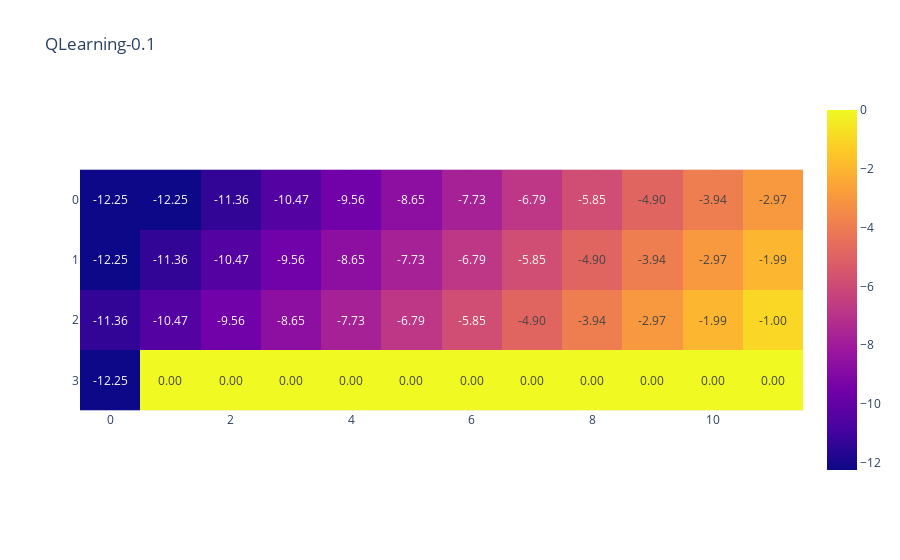
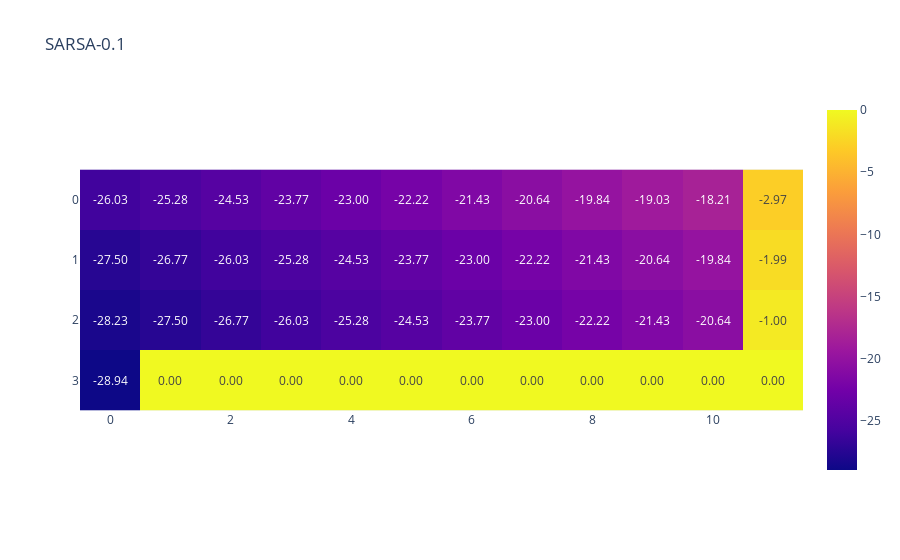

The notebook cell these images were saved under, in order:
### Code cell
if MAIN:
    env_norvig: DiscreteEnviroGym = gym.make("CliffWalking-v0")
    n_runs = 1000
    gamma = 0.99
    seed = 1
    config_norvig = AgentConfig(lr=1)
    configs_eps = [AgentConfig(epsilon=eps) for eps in [0, 0.01, 0.05, 0.1]]
    args_eps = [(env_norvig, cfg, gamma, seed) for cfg in configs_eps]
    agents_eps = [QLearning(*args) for args in args_eps]
    args_nor = (env_norvig, config_norvig, gamma, seed)
    agents_norvig = []
    # agents_norvig.append(Cheater(*args_nor))
    agents_norvig.append(QLearning(*args_nor))
    # agents_norvig.append(Random(*args_nor))
    agents_norvig.append(SARSA(*args_nor))
    # agents_norvig = agents_eps

    # bargs = [(env_norvig, conf, gamma, seed) for conf in [AgentConfig(epsilon=eps) for eps in [0.0, 0.1, 0.5, 20]]]
    # bgents_norvig = [QLearning(*args) for args in bargs]
    # agents_norvig.extend(bgents_norvig)
    
    
    returns_norvig = {}
    for agent in agents_norvig:
        new_name = f'{agent.name}-{agent.config.epsilon}'
        returns_norvig[new_name] = agent.train(n_runs)
if MAIN:
    for agent in agents_norvig:
        name = f'{agent.name}-{agent.config.epsilon}'
        show_cliff_value(agent.Q, title=name)
        show_cliff_policy(agent.Q)
        plt.plot(utils.cummean(returns_norvig[name]), label=name)
    plt.legend()
    plt.title(f"Avg. reward on {env_toy.spec.name}")
    plt.show()

### Figure 1 — Plotly figure (JSON) as saved in the notebook; plotly's stock layout.template omitted (floating-point values rounded to 4 significant figures)
{"data": [{"coloraxis": "coloraxis", "hovertemplate": "x: %{x}<br>y: %{y}<br>color: %{z}<extra></extra>", "name": "0", "texttemplate": "%{z:.2f}", "type": "heatmap", "xaxis": "x", "yaxis": "y", "z": [[-12.25, -12.25, -11.36, -10.47, -9.562, -8.648, -7.726, -6.793, -5.852, -4.901, -3.94, -2.97], [-12.25, -11.36, -10.47, -9.562, -8.648, -7.726, -6.793, -5.852, -4.901, -3.94, -2.97, -1.99], [-11.36, -10.47, -9.562, -8.648, -7.726, -6.793, -5.852, -4.901, -3.94, -2.97, -1.99, -1], [-12.25, 0, 0, 0, 0, 0, 0, 0, 0, 0, 0, 0]]}], "layout": {"coloraxis": {"colorscale": [[0, "#0d0887"], [0.1111, "#46039f"], [0.2222, "#7201a8"], [0.3333, "#9c179e"], [0.4444, "#bd3786"], [0.5556, "#d8576b"], [0.6667, "#ed7953"], [0.7778, "#fb9f3a"], [0.8889, "#fdca26"], [1, "#f0f921"]]}, "title": {"text": "QLearning-0.1"}, "xaxis": {"anchor": "y", "constrain": "domain", "domain": [0, 1], "scaleanchor": "y"}, "yaxis": {"anchor": "x", "autorange": "reversed", "constrain": "domain", "domain": [0, 1]}}}

### Figure 2 — Plotly figure (JSON) as saved in the notebook; plotly's stock layout.template omitted (floating-point values rounded to 4 significant figures)
{"data": [{"coloraxis": "coloraxis", "hovertemplate": "x: %{x}<br>y: %{y}<br>color: %{z}<extra></extra>", "name": "0", "texttemplate": "%{z:.2f}", "type": "heatmap", "xaxis": "x", "yaxis": "y", "z": [[-26.03, -25.28, -24.53, -23.77, -23.0, -22.22, -21.43, -20.64, -19.84, -19.03, -18.21, -2.97], [-27.5, -26.77, -26.03, -25.28, -24.53, -23.77, -23.0, -22.22, -21.43, -20.64, -19.84, -1.99], [-28.23, -27.5, -26.77, -26.03, -25.28, -24.53, -23.77, -23.0, -22.22, -21.43, -20.64, -1], [-28.94, 0, 0, 0, 0, 0, 0, 0, 0, 0, 0, 0]]}], "layout": {"coloraxis": {"colorscale": [[0, "#0d0887"], [0.1111, "#46039f"], [0.2222, "#7201a8"], [0.3333, "#9c179e"], [0.4444, "#bd3786"], [0.5556, "#d8576b"], [0.6667, "#ed7953"], [0.7778, "#fb9f3a"], [0.8889, "#fdca26"], [1, "#f0f921"]]}, "title": {"text": "SARSA-0.1"}, "xaxis": {"anchor": "y", "constrain": "domain", "domain": [0, 1], "scaleanchor": "y"}, "yaxis": {"anchor": "x", "autorange": "reversed", "constrain": "domain", "domain": [0, 1]}}}
